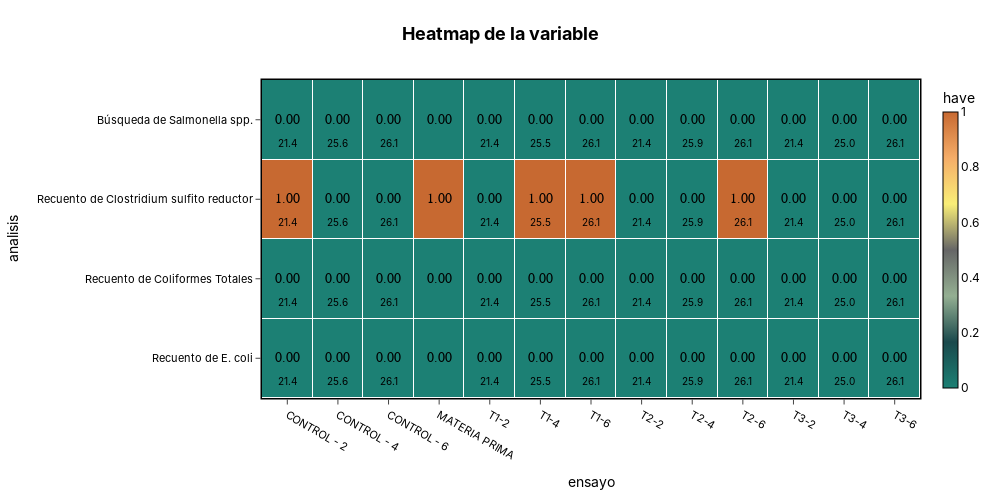

Here is the notebook cell this chart was saved with:
### Code cell
f = plot_heatmap(
df=rev_ensayo_ana,
x_col="ensayo",
y_col="analisis",
value_col='have',
secondary_col="temperatura",
secondary_aggfunc='mean',
title='Heatmap de la variable',
colorscale=PALETTE,
width=1000,
height=500,
)
f.show()
s3.save_plotly_html(f, 'have_temp.html')

### Figure 1 — Plotly figure (JSON) as saved in the notebook; plotly's stock layout.template omitted (floating-point values rounded to 4 significant figures)
{"data": [{"colorbar": {"outlinecolor": "black", "outlinewidth": 1, "thickness": 15, "tickfont": {"color": "black"}, "title": {"font": {"color": "black"}, "text": "have"}}, "colorscale": [[0, "#1c8074"], [0.1667, "#1a494c"], [0.3333, "#94af92"], [0.5, "#666666"], [0.6667, "#f9ee77"], [0.8333, "#f5ad68"], [1, "#c76931"]], "customdata": [[21.4, 25.6, 26.1, null, 21.4, 25.5, 26.1, 21.4, 25.9, 26.1, 21.4, 25, 26.1], [21.4, 25.6, 26.1, null, 21.4, 25.5, 26.1, 21.4, 25.9, 26.1, 21.4, 25, 26.1], [21.4, 25.6, 26.1, null, 21.4, 25.5, 26.1, 21.4, 25.9, 26.1, 21.4, 25, 26.1], [21.4, 25.6, 26.1, null, 21.4, 25.5, 26.1, 21.4, 25.9, 26.1, 21.4, 25, 26.1]], "hovertemplate": "<b>ensayo:</b> %{x}<br><b>analisis:</b> %{y}<br><b>have:</b> %{text}<br><b>temperatura:</b> %{customdata:.1f}<extra></extra>", "text": [["0.00", "0.00", "0.00", "0.00", "0.00", "0.00", "0.00", "0.00", "0.00", "0.00", "0.00", "0.00", "0.00"], ["1.00", "0.00", "0.00", "1.00", "0.00", "1.00", "1.00", "0.00", "0.00", "1.00", "0.00", "0.00", "0.00"], ["0.00", "0.00", "0.00", "0.00", "0.00", "0.00", "0.00", "0.00", "0.00", "0.00", "0.00", "0.00", "0.00"], ["0.00", "0.00", "0.00", "0.00", "0.00", "0.00", "0.00", "0.00", "0.00", "0.00", "0.00", "0.00", "0.00"]], "type": "heatmap", "x": ["CONTROL - 2", "CONTROL - 4", "CONTROL - 6", "MATERIA PRIMA", "T1-2", "T1-4", "T1-6", "T2-2", "T2-4", "T2-6", "T3-2", "T3-4", "T3-6"], "xgap": 1, "y": ["Búsqueda de Salmonella spp.", "Recuento de Clostridium sulfito reductor", "Recuento de Coliformes Totales", "Recuento de E. coli"], "ygap": 1, "z": [[0, 0, 0, 0, 0, 0, 0, 0, 0, 0, 0, 0, 0], [1, 0, 0, 1, 0, 1, 1, 0, 0, 1, 0, 0, 0], [0, 0, 0, 0, 0, 0, 0, 0, 0, 0, 0, 0, 0], [0, 0, 0, 0, 0, 0, 0, 0, 0, 0, 0, 0, 0]], "zmax": 1, "zmin": 0}], "layout": {"annotations": [{"font": {"color": "black", "family": "Arial", "size": 14}, "showarrow": false, "text": "0.00", "x": "CONTROL - 2", "y": "Búsqueda de Salmonella spp."}, {"font": {"color": "black", "size": 10}, "showarrow": false, "text": "21.4", "x": "CONTROL - 2", "xanchor": "center", "xshift": 0, "y": "Búsqueda de Salmonella spp.", "yanchor": "top", "yshift": -15}, {"font": {"color": "black", "family": "Arial", "size": 14}, "showarrow": false, "text": "0.00", "x": "CONTROL - 4", "y": "Búsqueda de Salmonella spp."}, {"font": {"color": "black", "size": 10}, "showarrow": false, "text": "25.6", "x": "CONTROL - 4", "xanchor": "center", "xshift": 0, "y": "Búsqueda de Salmonella spp.", "yanchor": "top", "yshift": -15}, {"font": {"color": "black", "family": "Arial", "size": 14}, "showarrow": false, "text": "0.00", "x": "CONTROL - 6", "y": "Búsqueda de Salmonella spp."}, {"font": {"color": "black", "size": 10}, "showarrow": false, "text": "26.1", "x": "CONTROL - 6", "xanchor": "center", "xshift": 0, "y": "Búsqueda de Salmonella spp.", "yanchor": "top", "yshift": -15}, {"font": {"color": "black", "family": "Arial", "size": 14}, "showarrow": false, "text": "0.00", "x": "MATERIA PRIMA", "y": "Búsqueda de Salmonella spp."}, {"font": {"color": "black", "family": "Arial", "size": 14}, "showarrow": false, "text": "0.00", "x": "T1-2", "y": "Búsqueda de Salmonella spp."}, {"font": {"color": "black", "size": 10}, "showarrow": false, "text": "21.4", "x": "T1-2", "xanchor": "center", "xshift": 0, "y": "Búsqueda de Salmonella spp.", "yanchor": "top", "yshift": -15}, {"font": {"color": "black", "family": "Arial", "size": 14}, "showarrow": false, "text": "0.00", "x": "T1-4", "y": "Búsqueda de Salmonella spp."}, {"font": {"color": "black", "size": 10}, "showarrow": false, "text": "25.5", "x": "T1-4", "xanchor": "center", "xshift": 0, "y": "Búsqueda de Salmonella spp.", "yanchor": "top", "yshift": -15}, {"font": {"color": "black", "family": "Arial", "size": 14}, "showarrow": false, "text": "0.00", "x": "T1-6", "y": "Búsqueda de Salmonella spp."}, {"font": {"color": "black", "size": 10}, "showarrow": false, "text": "26.1", "x": "T1-6", "xanchor": "center", "xshift": 0, "y": "Búsqueda de Salmonella spp.", "yanchor": "top", "yshift": -15}, {"font": {"color": "black", "family": "Arial", "size": 14}, "showarrow": false, "text": "0.00", "x": "T2-2", "y": "Búsqueda de Salmonella spp."}, {"font": {"color": "black", "size": 10}, "showarrow": false, "text": "21.4", "x": "T2-2", "xanchor": "center", "xshift": 0, "y": "Búsqueda de Salmonella spp.", "yanchor": "top", "yshift": -15}, {"font": {"color": "black", "family": "Arial", "size": 14}, "showarrow": false, "text": "0.00", "x": "T2-4", "y": "Búsqueda de Salmonella spp."}, {"font": {"color": "black", "size": 10}, "showarrow": false, "text": "25.9", "x": "T2-4", "xanchor": "center", "xshift": 0, "y": "Búsqueda de Salmonella spp.", "yanchor": "top", "yshift": -15}, {"font": {"color": "black", "family": "Arial", "size": 14}, "showarrow": false, "text": "0.00", "x": "T2-6", "y": "Búsqueda de Salmonella spp."}, {"font": {"color": "black", "size": 10}, "showarrow": false, "text": "26.1", "x": "T2-6", "xanchor": "center", "xshift": 0, "y": "Búsqueda de Salmonella spp.", "yanchor": "top", "yshift": -15}, {"font": {"color": "black", "family": "Arial", "size": 14}, "showarrow": false, "text": "0.00", "x": "T3-2", "y": "Búsqueda de Salmonella spp."}, {"font": {"color": "black", "size": 10}, "showarrow": false, "text": "21.4", "x": "T3-2", "xanchor": "center", "xshift": 0, "y": "Búsqueda de Salmonella spp.", "yanchor": "top", "yshift": -15}, {"font": {"color": "black", "family": "Arial", "size": 14}, "showarrow": false, "text": "0.00", "x": "T3-4", "y": "Búsqueda de Salmonella spp."}, {"font": {"color": "black", "size": 10}, "showarrow": false, "text": "25.0", "x": "T3-4", "xanchor": "center", "xshift": 0, "y": "Búsqueda de Salmonella spp.", "yanchor": "top", "yshift": -15}, {"font": {"color": "black", "family": "Arial", "size": 14}, "showarrow": false, "text": "0.00", "x": "T3-6", "y": "Búsqueda de Salmonella spp."}, {"font": {"color": "black", "size": 10}, "showarrow": false, "text": "26.1", "x": "T3-6", "xanchor": "center", "xshift": 0, "y": "Búsqueda de Salmonella spp.", "yanchor": "top", "yshift": -15}, {"font": {"color": "black", "family": "Arial", "size": 14}, "showarrow": false, "text": "1.00", "x": "CONTROL - 2", "y": "Recuento de Clostridium sulfito reductor"}, {"font": {"color": "black", "size": 10}, "showarrow": false, "text": "21.4", "x": "CONTROL - 2", "xanchor": "center", "xshift": 0, "y": "Recuento de Clostridium sulfito reductor", "yanchor": "top", "yshift": -15}, {"font": {"color": "black", "family": "Arial", "size": 14}, "showarrow": false, "text": "0.00", "x": "CONTROL - 4", "y": "Recuento de Clostridium sulfito reductor"}, {"font": {"color": "black", "size": 10}, "showarrow": false, "text": "25.6", "x": "CONTROL - 4", "xanchor": "center", "xshift": 0, "y": "Recuento de Clostridium sulfito reductor", "yanchor": "top", "yshift": -15}, {"font": {"color": "black", "family": "Arial", "size": 14}, "showarrow": false, "text": "0.00", "x": "CONTROL - 6", "y": "Recuento de Clostridium sulfito reductor"}, {"font": {"color": "black", "size": 10}, "showarrow": false, "text": "26.1", "x": "CONTROL - 6", "xanchor": "center", "xshift": 0, "y": "Recuento de Clostridium sulfito reductor", "yanchor": "top", "yshift": -15}, {"font": {"color": "black", "family": "Arial", "size": 14}, "showarrow": false, "text": "1.00", "x": "MATERIA PRIMA", "y": "Recuento de Clostridium sulfito reductor"}, {"font": {"color": "black", "family": "Arial", "size": 14}, "showarrow": false, "text": "0.00", "x": "T1-2", "y": "Recuento de Clostridium sulfito reductor"}, {"font": {"color": "black", "size": 10}, "showarrow": false, "text": "21.4", "x": "T1-2", "xanchor": "center", "xshift": 0, "y": "Recuento de Clostridium sulfito reductor", "yanchor": "top", "yshift": -15}, {"font": {"color": "black", "family": "Arial", "size": 14}, "showarrow": false, "text": "1.00", "x": "T1-4", "y": "Recuento de Clostridium sulfito reductor"}, {"font": {"color": "black", "size": 10}, "showarrow": false, "text": "25.5", "x": "T1-4", "xanchor": "center", "xshift": 0, "y": "Recuento de Clostridium sulfito reductor", "yanchor": "top", "yshift": -15}, {"font": {"color": "black", "family": "Arial", "size": 14}, "showarrow": false, "text": "1.00", "x": "T1-6", "y": "Recuento de Clostridium sulfito reductor"}, {"font": {"color": "black", "size": 10}, "showarrow": false, "text": "26.1", "x": "T1-6", "xanchor": "center", "xshift": 0, "y": "Recuento de Clostridium sulfito reductor", "yanchor": "top", "yshift": -15}, {"font": {"color": "black", "family": "Arial", "size": 14}, "showarrow": false, "text": "0.00", "x": "T2-2", "y": "Recuento de Clostridium sulfito reductor"}, {"font": {"color": "black", "size": 10}, "showarrow": false, "text": "21.4", "x": "T2-2", "xanchor": "center", "xshift": 0, "y": "Recuento de Clostridium sulfito reductor", "yanchor": "top", "yshift": -15}, {"font": {"color": "black", "family": "Arial", "size": 14}, "showarrow": false, "text": "0.00", "x": "T2-4", "y": "Recuento de Clostridium sulfito reductor"}, {"font": {"color": "black", "size": 10}, "showarrow": false, "text": "25.9", "x": "T2-4", "xanchor": "center", "xshift": 0, "y": "Recuento de Clostridium sulfito reductor", "yanchor": "top", "yshift": -15}, {"font": {"color": "black", "family": "Arial", "size": 14}, "showarrow": false, "text": "1.00", "x": "T2-6", "y": "Recuento de Clostridium sulfito reductor"}, {"font": {"color": "black", "size": 10}, "showarrow": false, "text": "26.1", "x": "T2-6", "xanchor": "center", "xshift": 0, "y": "Recuento de Clostridium sulfito reductor", "yanchor": "top", "yshift": -15}, {"font": {"color": "black", "family": "Arial", "size": 14}, "showarrow": false, "text": "0.00", "x": "T3-2", "y": "Recuento de Clostridium sulfito reductor"}, {"font": {"color": "black", "size": 10}, "showarrow": false, "text": "21.4", "x": "T3-2", "xanchor": "center", "xshift": 0, "y": "Recuento de Clostridium sulfito reductor", "yanchor": "top", "yshift": -15}, {"font": {"color": "black", "family": "Arial", "size": 14}, "showarrow": false, "text": "0.00", "x": "T3-4", "y": "Recuento de Clostridium sulfito reductor"}, {"font": {"color": "black", "size": 10}, "showarrow": false, "text": "25.0", "x": "T3-4", "xanchor": "center", "xshift": 0, "y": "Recuento de Clostridium sulfito reductor", "yanchor": "top", "yshift": -15}, {"font": {"color": "black", "family": "Arial", "size": 14}, "showarrow": false, "text": "0.00", "x": "T3-6", "y": "Recuento de Clostridium sulfito reductor"}, {"font": {"color": "black", "size": 10}, "showarrow": false, "text": "26.1", "x": "T3-6", "xanchor": "center", "xshift": 0, "y": "Recuento de Clostridium sulfito reductor", "yanchor": "top", "yshift": -15}, {"font": {"color": "black", "family": "Arial", "size": 14}, "showarrow": false, "text": "0.00", "x": "CONTROL - 2", "y": "Recuento de Coliformes Totales"}, {"font": {"color": "black", "size": 10}, "showarrow": false, "text": "21.4", "x": "CONTROL - 2", "xanchor": "center", "xshift": 0, "y": "Recuento de Coliformes Totales", "yanchor": "top", "yshift": -15}, {"font": {"color": "black", "family": "Arial", "size": 14}, "showarrow": false, "text": "0.00", "x": "CONTROL - 4", "y": "Recuento de Coliformes Totales"}, {"font": {"color": "black", "size": 10}, "showarrow": false, "text": "25.6", "x": "CONTROL - 4", "xanchor": "center", "xshift": 0, "y": "Recuento de Coliformes Totales", "yanchor": "top", "yshift": -15}, {"font": {"color": "black", "family": "Arial", "size": 14}, "showarrow": false, "text": "0.00", "x": "CONTROL - 6", "y": "Recuento de Coliformes Totales"}, {"font": {"color": "black", "size": 10}, "showarrow": false, "text": "26.1", "x": "CONTROL - 6", "xanchor": "center", "xshift": 0, "y": "Recuento de Coliformes Totales", "yanchor": "top", "yshift": -15}, {"font": {"color": "black", "family": "Arial", "size": 14}, "showarrow": false, "text": "0.00", "x": "MATERIA PRIMA", "y": "Recuento de Coliformes Totales"}, {"font": {"color": "black", "family": "Arial", "size": 14}, "showarrow": false, "text": "0.00", "x": "T1-2", "y": "Recuento de Coliformes Totales"}, {"font": {"color": "black", "size": 10}, "showarrow": false, "text": "21.4", "x": "T1-2", "xanchor": "center", "xshift": 0, "y": "Recuento de Coliformes Totales", "yanchor": "top", "yshift": -15}, {"font": {"color": "black", "family": "Arial", "size": 14}, "showarrow": false, "text": "0.00", "x": "T1-4", "y": "Recuento de Coliformes Totales"}, {"font": {"color": "black", "size": 10}, "showarrow": false, "text": "25.5", "x": "T1-4", "xanchor": "center", "xshift": 0, "y": "Recuento de Coliformes Totales", "yanchor": "top", "yshift": -15}, {"font": {"color": "black", "family": "Arial", "size": 14}, "showarrow": false, "text": "0.00", "x": "T1-6", "y": "Recuento de Coliformes Totales"}, {"font": {"color": "black", "size": 10}, "showarrow": false, "text": "26.1", "x": "T1-6", "xanchor": "center", "xshift": 0, "y": "Recuento de Coliformes Totales", "yanchor": "top", "yshift": -15}, {"font": {"color": "black", "family": "Arial", "size": 14}, "showarrow": false, "text": "0.00", "x": "T2-2", "y": "Recuento de Coliformes Totales"}, {"font": {"color": "black", "size": 10}, "showarrow": false, "text": "21.4", "x": "T2-2", "xanchor": "center", "xshift": 0, "y": "Recuento de Coliformes Totales", "yanchor": "top", "yshift": -15}, {"font": {"color": "black", "family": "Arial", "size": 14}, "showarrow": false, "text": "0.00", "x": "T2-4", "y": "Recuento de Coliformes Totales"}, {"font": {"color": "black", "size": 10}, "showarrow": false, "text": "25.9", "x": "T2-4", "xanchor": "center", "xshift": 0, "y": "Recuento de Coliformes Totales", "yanchor": "top", "yshift": -15}, {"font": {"color": "black", "family": "Arial", "size": 14}, "showarrow": false, "text": "0.00", "x": "T2-6", "y": "Recuento de Coliformes Totales"}, {"font": {"color": "black", "size": 10}, "showarrow": false, "text": "26.1", "x": "T2-6", "xanchor": "center", "xshift": 0, "y": "Recuento de Coliformes Totales", "yanchor": "top", "yshift": -15}, {"font": {"color": "black", "family": "Arial", "size": 14}, "showarrow": false, "text": "0.00", "x": "T3-2", "y": "Recuento de Coliformes Totales"}, {"font": {"color": "black", "size": 10}, "showarrow": false, "text": "21.4", "x": "T3-2", "xanchor": "center", "xshift": 0, "y": "Recuento de Coliformes Totales", "yanchor": "top", "yshift": -15}, {"font": {"color": "black", "family": "Arial", "size": 14}, "showarrow": false, "text": "0.00", "x": "T3-4", "y": "Recuento de Coliformes Totales"}, {"font": {"color": "black", "size": 10}, "showarrow": false, "text": "25.0", "x": "T3-4", "xanchor": "center", "xshift": 0, "y": "Recuento de Coliformes Totales", "yanchor": "top", "yshift": -15}, {"font": {"color": "black", "family": "Arial", "size": 14}, "showarrow": false, "text": "0.00", "x": "T3-6", "y": "Recuento de Coliformes Totales"}, {"font": {"color": "black", "size": 10}, "showarrow": false, "text": "26.1", "x": "T3-6", "xanchor": "center", "xshift": 0, "y": "Recuento de Coliformes Totales", "yanchor": "top", "yshift": -15}, {"font": {"color": "black", "family": "Arial", "size": 14}, "showarrow": false, "text": "0.00", "x": "CONTROL - 2", "y": "Recuento de E. coli"}, {"font": {"color": "black", "size": 10}, "showarrow": false, "text": "21.4", "x": "CONTROL - 2", "xanchor": "center", "xshift": 0, "y": "Recuento de E. coli", "yanchor": "top", "yshift": -15}, {"font": {"color": "black", "family": "Arial", "size": 14}, "showarrow": false, "text": "0.00", "x": "CONTROL - 4", "y": "Recuento de E. coli"}, {"font": {"color": "black", "size": 10}, "showarrow": false, "text": "25.6", "x": "CONTROL - 4", "xanchor": "center", "xshift": 0, "y": "Recuento de E. coli", "yanchor": "top", "yshift": -15}, {"font": {"color": "black", "family": "Arial", "size": 14}, "showarrow": false, "text": "0.00", "x": "CONTROL - 6", "y": "Recuento de E. coli"}, {"font": {"color": "black", "size": 10}, "showarrow": false, "text": "26.1", "x": "CONTROL - 6", "xanchor": "center", "xshift": 0, "y": "Recuento de E. coli", "yanchor": "top", "yshift": -15}, {"font": {"color": "black", "family": "Arial", "size": 14}, "showarrow": false, "text": "0.00", "x": "MATERIA PRIMA", "y": "Recuento de E. coli"}, {"font": {"color": "black", "family": "Arial", "size": 14}, "showarrow": false, "text": "0.00", "x": "T1-2", "y": "Recuento de E. coli"}, {"font": {"color": "black", "size": 10}, "showarrow": false, "text": "21.4", "x": "T1-2", "xanchor": "center", "xshift": 0, "y": "Recuento de E. coli", "yanchor": "top", "yshift": -15}, {"font": {"color": "black", "family": "Arial", "size": 14}, "showarrow": false, "text": "0.00", "x": "T1-4", "y": "Recuento de E. coli"}, {"font": {"color": "black", "size": 10}, "showarrow": false, "text": "25.5", "x": "T1-4", "xanchor": "center", "xshift": 0, "y": "Recuento de E. coli", "yanchor": "top", "yshift": -15}, {"font": {"color": "black", "family": "Arial", "size": 14}, "showarrow": false, "text": "0.00", "x": "T1-6", "y": "Recuento de E. coli"}, {"font": {"color": "black", "size": 10}, "showarrow": false, "text": "26.1", "x": "T1-6", "xanchor": "center", "xshift": 0, "y": "Recuento de E. coli", "yanchor": "top", "yshift": -15}, {"font": {"color": "black", "family": "Arial", "size": 14}, "showarrow": false, "text": "0.00", "x": "T2-2", "y": "Recuento de E. coli"}, {"font": {"color": "black", "size": 10}, "showarrow": false, "text": "21.4", "x": "T2-2", "xanchor": "center", "xshift": 0, "y": "Recuento de E. coli", "yanchor": "top", "yshift": -15}, {"font": {"color": "black", "family": "Arial", "size": 14}, "showarrow": false, "text": "0.00", "x": "T2-4", "y": "Recuento de E. coli"}, {"font": {"color": "black", "size": 10}, "showarrow": false, "text": "25.9", "x": "T2-4", "xanchor": "center", "xshift": 0, "y": "Recuento de E. coli", "yanchor": "top", "yshift": -15}, {"font": {"color": "black", "family": "Arial", "size": 14}, "showarrow": false, "text": "0.00", "x": "T2-6", "y": "Recuento de E. coli"}, {"font": {"color": "black", "size": 10}, "showarrow": false, "text": "26.1", "x": "T2-6", "xanchor": "center", "xshift": 0, "y": "Recuento de E. coli", "yanchor": "top", "yshift": -15}, {"font": {"color": "black", "family": "Arial", "size": 14}, "showarrow": false, "text": "0.00", "x": "T3-2", "y": "Recuento de E. coli"}, {"font": {"color": "black", "size": 10}, "showarrow": false, "text": "21.4", "x": "T3-2", "xanchor": "center", "xshift": 0, "y": "Recuento de E. coli", "yanchor": "top", "yshift": -15}, {"font": {"color": "black", "family": "Arial", "size": 14}, "showarrow": false, "text": "0.00", "x": "T3-4", "y": "Recuento de E. coli"}, {"font": {"color": "black", "size": 10}, "showarrow": false, "text": "25.0", "x": "T3-4", "xanchor": "center", "xshift": 0, "y": "Recuento de E. coli", "yanchor": "top", "yshift": -15}, {"font": {"color": "black", "family": "Arial", "size": 14}, "showarrow": false, "text": "0.00", "x": "T3-6", "y": "Recuento de E. coli"}, {"font": {"color": "black", "size": 10}, "showarrow": false, "text": "26.1", "x": "T3-6", "xanchor": "center", "xshift": 0, "y": "Recuento de E. coli", "yanchor": "top", "yshift": -15}], "font": {"color": "black", "family": "Inter, Arial, sans-serif"}, "height": 500, "margin": {"b": 60, "l": 60, "r": 60, "t": 80}, "paper_bgcolor": "rgba(0,0,0,0)", "plot_bgcolor": "rgba(0,0,0,0)", "title": {"font": {"color": "black", "size": 18}, "text": "<b>Heatmap de la variable<b>", "x": 0.5}, "width": 1000, "xaxis": {"gridcolor": "rgba(0,0,0,0)", "linecolor": "black", "linewidth": 1.5, "mirror": true, "showline": true, "side": "bottom", "tickfont": {"color": "black", "size": 11}, "ticklen": 5, "ticks": "outside", "title": {"text": "ensayo"}}, "yaxis": {"autorange": "reversed", "gridcolor": "rgba(0,0,0,0)", "linecolor": "black", "linewidth": 1.5, "mirror": true, "showline": true, "tickfont": {"color": "black", "size": 11}, "ticklen": 5, "ticks": "outside", "title": {"text": "analisis"}}}}
